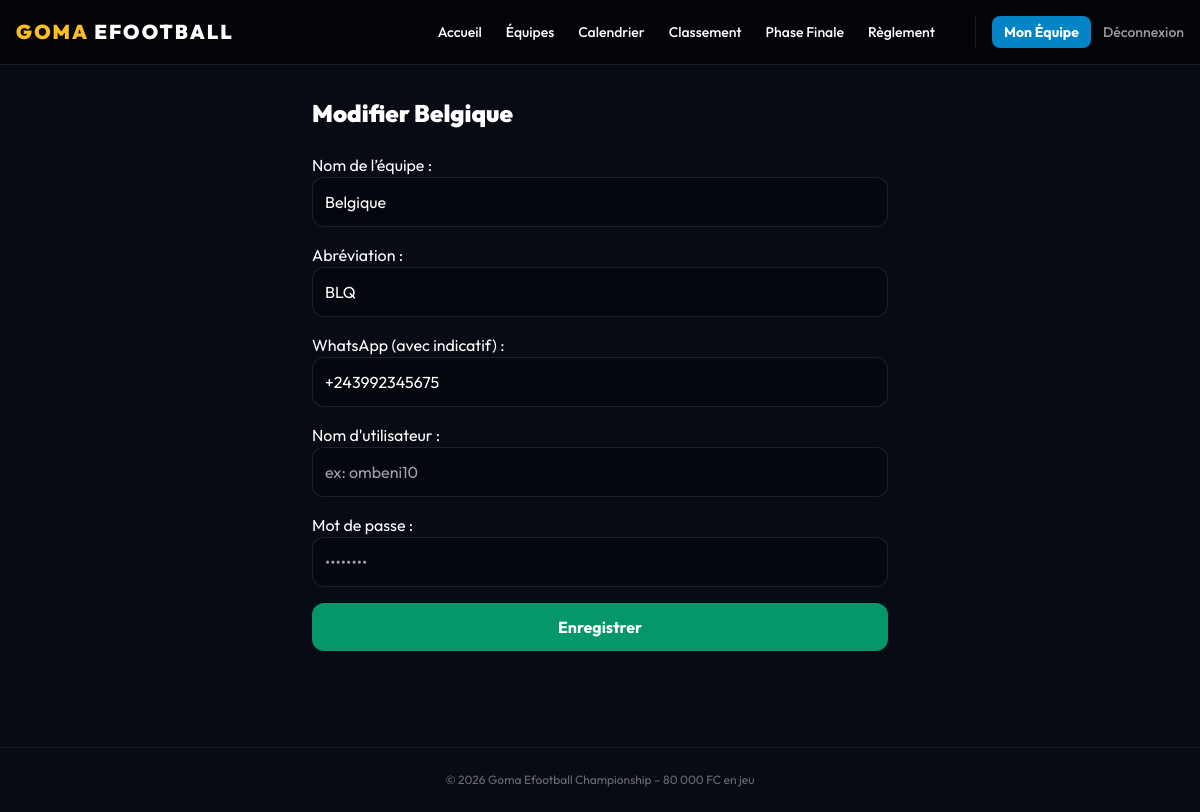
The app's page /mon-equipe/modifier/ (signed in) with its own data.
### competition/models.py (models this page shows, shortened)
class Team(models.Model):
    tournament = models.ForeignKey(Tournament, on_delete=models.CASCADE)
    group = models.ForeignKey(Group, null=True, blank=True, on_delete=models.SET_NULL)
    name = models.CharField(max_length=50, unique=True)  # Pays
    abbreviation = models.CharField(max_length=3)
    owner = models.ForeignKey(User, null=True, blank=True, on_delete=models.SET_NULL)
    owner_username = models.CharField(max_length=150, default='')
    owner_password = models.CharField(max_length=128, default='')
    whatsapp = models.CharField(max_length=20, blank=True)
    is_validated = models.BooleanField(default=False)
    points = models.IntegerField(default=0)
    goals_for = models.IntegerField(default=0)
    goals_against = models.IntegerField(default=0)

### competition/views.py (the view)
# urls.py: path('mon-equipe/modifier/', views.edit_team, name='edit_team'),
@login_required
def edit_team(request):
    t = get_tournament()
    team = get_object_or_404(Team, tournament=t, owner=request.user)
    if request.method == 'POST':
        form = TeamForm(request.POST, instance=team)
        if form.is_valid():
            new_name = form.cleaned_data['name']
            if Team.objects.filter(tournament=t, name__iexact=new_name).exclude(pk=team.pk).exists():
                messages.error(request, "Ce nom est déjà pris")
            else:
                form.save()
                messages.success(request, "Équipe mise à jour")
                return redirect('my_team')
    else:
        form = TeamForm(instance=team)
    return render(request, 'competition/edit_team.html', {'form': form, 'team': team})

### competition/views.py (called while the page is built)
def get_tournament():
    t, _ = Tournament.objects.get_or_create(pk=1, defaults={'name': 'Goma Efootball Championship'})
    return t

### templates/competition/edit_team.html (shortened to what this page needs)
{% extends 'base.html' %}
{% block content %}
<div class="max-w-xl mx-auto">
  <h1 class="text-2xl font-black mb-6">Modifier {{ team.name }}</h1>
  <form method="post" class="space-y-4">
    {{ form.as_p }}
    <button class="w-full py-3 bg-emerald-600 rounded-xl font-bold">Enregistrer</button>
  </form>
</div>
{% endblock %}

### templates/base.html (style rules this page uses)
body { font-family:Outfit,system-ui;background:#070b14;color:white }

### records on screen
Team: name "Belgique", abbreviation "BLQ", whatsapp "+243992345675"
